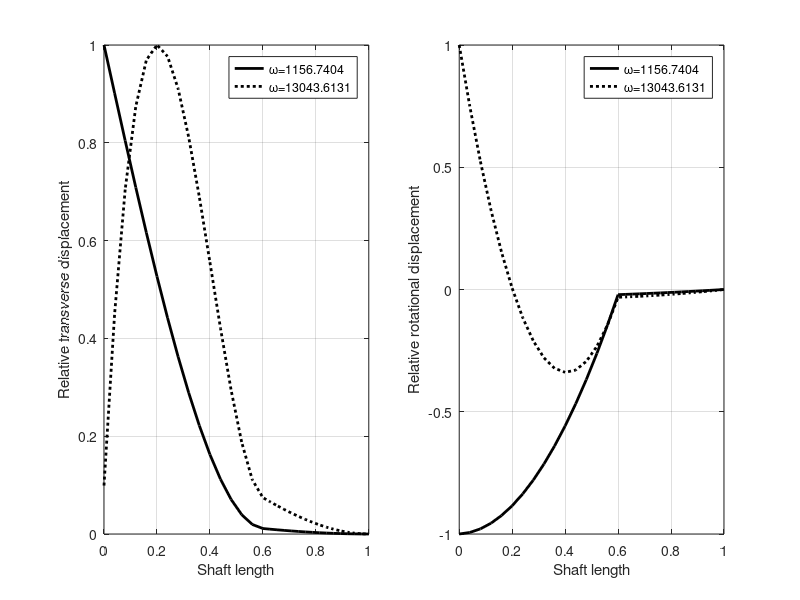

The MATLAB source for this figure:
clearvars;
clc;

%% input
E = 2.1e+11;
d = [0.1, 0.3];        %shaft dia
rho = 0;        %shaft density

md1 = 10; % in kg
Id1 = 0.04; %md1*D1^2/16; % in kg-m^2

mass = [1,   md1,   Id1];  %1st column node 2nd colum mass 3rd column Id

nele = 2;
connect = [1, 1, 2;
           2, 2, 3];   % First Column is element number
                  % Second & Third Column are Nodes (in sequence)
coord = [1, 0;       % first column node second column x coodinate
         2, 0.6;
         3, 1];
       

bc_data = [3, 1;     % First Column is Node number
           3, 2];     % Second column is prescribed local dof
                    % dof 1 for v and 2 for phi

% Mass an stifness matrix

M = zeros(2*(nele+1));
K = zeros(2*(nele+1));

for i= 1:nele
    nd1 = connect(i,2);
    nd2 = connect(i,3);
    x1  = coord(nd1,2);
    x2  = coord(nd2,2);
    l = x2-x1;
    A=pi*d(i)^2/4;
    m(:,:,i) = rho*A*l/420*[156     22*l    54      -13*l;
                            22*l    4*l^2   13*l    -3*l^2;
                            54      13*l    156     -22*l;
                            -13*l   -3*l^2  -22*l   4*l^2];
    if size(mass)>0                    
    if any(mass(:,1)==nd1)      %checking for disc at left node of element
        ii = find(mass(:,1)==nd1);
        m(1,1,i) = m(1,1,i) + mass(ii,2);
        m(2,2,i) = m(2,2,i) + mass(ii,3);
    end
    if i==nele                  % checking for disc at right side of last element
        if any(mass(:,1)==nd2)
            ii = find(mass(:,1)==nd2);
            m(3,3,i) = m(3,3,i) + mass(ii,2);
            m(4,4,i) = m(4,4,i) + mass(ii,3);
        end
    end
    end
       
    I =pi*d(i)^4/64;
   
    k(:,:,i) = E*I/l^3 *[12     6*l     -12     6*l;
                         6*l    4*l^2   -6*l    2*l^2;
                         -12    -6*l    12      -6*l;
                         6*l    2*l^2   -6*l    4*l^2];
                     
    %Assembly
   
    vec = [2*nd1-1, 2*nd1, 2*nd2-1, 2*nd2];
    M(vec,vec) = M(vec,vec)+ m(:,:,i);
    K(vec,vec) = K(vec,vec)+ k(:,:,i);
end

% imposition of boundary condition
supp_dof = [];      % dof to be suppressed.
for i = 1:size(bc_data,1)
    nd = bc_data(i,1);
    dof = bc_data(i,2);
    Gdof = 2*(nd-1)+dof;        %finding the global DOF of given BC
    supp_dof = [supp_dof , Gdof];
end

supp_dof = sort(supp_dof);


% Reducing Global matrix (Imposition of Boundary condition)
% ---------------------------------------------------------
K_red = K;
M_red = M;
for i = 1:size(supp_dof,2)
    dof = supp_dof(i);  %Getting the Global DOF of Given BC
    if (dof == 1)       %Loop for reducing global matrix
        K_red = K_red(dof+1:end, dof+1:end);
        M_red = M_red(dof+1:end, dof+1:end);
    elseif (dof == 2*(nele+1))
            K_red = K_red(1:dof-1, 1:dof-1);
            M_red = M_red(1:dof-1, 1:dof-1);
    else
        K_red = K_red([1:dof-1, dof+1:end],[1:dof-1, dof+1:end]);
        M_red = M_red([1:dof-1, dof+1:end],[1:dof-1, dof+1:end]);
    end
    if (i~=size(supp_dof,2))    %for considering the already reduced steps
        supp_dof(i+1:end) = supp_dof(i+1:end)-1;
    end
end

D = K_red\M_red;
[eig_vec,eig_val] = eig(D);
mode = [];
wnf=[];
for i=1:size(eig_val,2)
    if eig_val(i,i)~=0
        wnf = [wnf,sqrt(1/eig_val(i,i))];
        mode = [mode, eig_vec(:,i)];%/max(abs(eig_vec(:,i)))];
    end
end

for i =1:length(wnf)-1      %arranging in asceending order
    if wnf(i)>wnf(i+1)
        temp_wnf = wnf(i);
        wnf(i) = wnf(i+1);
        wnf(i+1) = temp_wnf;
        temp_mode(:,1) = mode(:,i);
        mode(:,i) = mode(:,i+1);
        mode(:,i+1) = temp_mode(:,1);
    end
end
wnf
% updating boundary condition

for i = 1:size(bc_data,1)
    nd = bc_data(i,1);
    dof = bc_data(i,2);
    Gdof = 2*(nd-1)+dof;    %Finding global DOF
    if Gdof ==1
        mode = [zeros(1,size(mode,2));mode];
    else
        mode = [mode((1:Gdof-1),:);zeros(1,size(mode,2));mode((Gdof:end),:)];
    end
end

% Post processing


for i =1:length(wnf)
    x = [];
    v=[];
    phi=[];
    for ii= 1:nele
        nd1 = connect(ii,2);
        nd2 = connect(ii,3);
        x1  = coord(nd1,2);
        x2  = coord(nd2,2);
        l = x2-x1;
        x_n =x1:(x2-x1)/15:x2;
        v_n=[];
        phi_n=[];
        eta = mode(2*nd1-1:2*nd2,i);
        for j =1:length(x_n)
            z = x_n(j)-x1;
            N(1) = 1-(3*z^2/l^2)+(2*z^3/l^3);
            N(2) = z-(2*z^2/l)+(z^3/l^2);
            N(3) = (3*z^2/l^2)-(2*z^3/l^3);          
            N(4) = -(z^2/l)+(z^3/l^2);
            v_n(j) = N*eta;
            dN(1) = (-6*z/l^2)+(6*z^2/l^3);
            dN(2) = 1-(4*z/l)+(3*z^2/l^2);
            dN(3) = (6*z/l^2)-(6*z^2/l^3);
            dN(4) = (-2*z/l)+(3*z^2/l^2);
            phi_n(j) = dN*eta;
        end
        x = [x,x_n];
        v = [v,v_n];
        phi = [phi,phi_n];
    end
    V(:,i) = v'/max(abs(v));
    phi_x(:,i)  = phi'/max(abs(phi));

end

% ploting mode shape upto 4th mode

h = figure(1);
set(gcf, 'Position', get(0,'Screensize'));
subplot(1,2,1)

if(size(V,2) < 4)
    nmode = size(V,2);
else
    nmode = 4;
end


for i = 1:nmode
    if(i ==1)
        plot(x,V(:,i), '-k', 'LineWidth', 2, 'DisplayName',['\omega=',num2str(wnf(i))]);
    elseif (i ==2)
         plot(x,V(:,i), ':k', 'LineWidth', 2, 'DisplayName',['\omega=',num2str(wnf(i))]);
    elseif (i ==3)
         plot(x,V(:,i),'-.k', 'LineWidth', 2, 'DisplayName',['\omega=',num2str(wnf(i))]);
    elseif (i ==4)
         plot(x,V(:,i), '--k', 'LineWidth', 2, 'DisplayName',['\omega=',num2str(wnf(i))]);
    else
         plot(x,V(:,i), 'DisplayName',['\omega=',num2str(wnf(i))]);
    end
         
         
    hold on;
end
grid on;
%title ('Relative Transverse displacement with shaft length','fontsize',16);
ylabel('Relative transverse displacement');
xlabel('Shaft length');
legend('show');
hold on
subplot(1,2,2)
for i = 1:nmode
    if (i == 1)
        plot(x,phi_x(:,i), '-k' , 'LineWidth', 2,'DisplayName',['\omega=',num2str(wnf(i))]);
    elseif (i == 2)
        plot(x,phi_x(:,i), ':k' , 'LineWidth', 2,'DisplayName',['\omega=',num2str(wnf(i))]);
    elseif (i == 3)
        plot(x,phi_x(:,i), '-.k' , 'LineWidth', 2,'DisplayName',['\omega=',num2str(wnf(i))]);
    elseif (i == 2)
        plot(x,phi_x(:,i), '--k' , 'LineWidth', 2,'DisplayName',['\omega=',num2str(wnf(i))]);
    else
        plot(x,phi_x(:,i), ':k' , 'LineWidth', 2,'DisplayName',['\omega=',num2str(wnf(i))]);
    end
        hold on;
end
grid on;
%title ('Relative Rotational displacement with shaft legth','fontsize',16);
ylabel('Relative rotational displacement');
xlabel('Shaft length');
legend('show');
hold on
saveas(h,'Ch8_Q24_FEM','png');

% print solution
fid = fopen('Ch8_Q24_FEM.txt','w');
fprintf(fid,'Transverse Vibration - FEM\n\n');
fprintf(fid,'Number of Elements = %d\n',nele);
fprintf(fid,'Density of Shaft = %d\n',rho);

if(nele <= 6)
for i=1:nele
    fprintf(fid,'Element-%d\n',i);
    fprintf(fid,'----------\n\n');
    fprintf(fid,'Mass Matrix [M]%d\n',i);
    for ii = 1:4
        for jj=1:4
            fprintf(fid,'%.2f\t',m(ii,jj,i));
        end
        fprintf(fid,'\n');
    end
    fprintf(fid,'\n');
    fprintf(fid,'Stiffness matrix [K]%d\n',i);
    for ii = 1:4
        for jj=1:4
            fprintf(fid,'%.2f\t',k(ii,jj,i));
        end
        fprintf(fid,'\n');
    end
    fprintf(fid,'\n');
end
fprintf(fid,'Global Mass matrix [M]\n');
for ii = 1:2*(nele+1)
    for jj=1:2*(nele+1)
        fprintf(fid,'%.2e\t',M(ii,jj));
    end
    fprintf(fid,'\n');
end
fprintf(fid,'\n');
fprintf(fid,'Global Stiffness matrix [K]\n');
for ii = 1:2*(nele+1)
    for jj=1:2*(nele+1)
        fprintf(fid,'%.2e\t',K(ii,jj));
    end
    fprintf(fid,'\n');
end
fprintf(fid,'\n');
fprintf(fid,'Global Mass matrix after applying boundary condition [M]\n');
for ii = 1:size(M_red,1)
    for jj=1:size(M_red,2)
        fprintf(fid,'%.2e\t',M_red(ii,jj));
    end
    fprintf(fid,'\n');
end
fprintf(fid,'\n');
fprintf(fid,'Global Stiffness matrix after applying boundary condition [K]\n');
for ii = 1:size(K_red,1)
    for jj=1:size(K_red,2)
        fprintf(fid,'%.2e\t',K_red(ii,jj));
    end
    fprintf(fid,'\n');
end
fprintf(fid,'\n');
fprintf(fid,'A = [K]^-1 [M]\n');
for ii = 1:size(K_red,1)
    for jj=1:size(K_red,2)
        fprintf(fid,'%.2e\t',D(ii,jj));
    end
    fprintf(fid,'\n');
end
fprintf(fid,'\n');
fprintf(fid,'Natural frequencies\n');
fprintf(fid,'%.2f\n',wnf);
fprintf(fid,'Relative transverse displacement at each node\n');
for ii= 1:2:size(mode,1)
    for jj = 1:length(wnf)
        fprintf(fid,'%.4f\t',mode(ii,jj));
    end
    fprintf(fid,'\n');
end
fprintf(fid,'Relative Rotational displacement at each node\n');
for ii= 2:2:size(mode,1)
    for jj = 1:length(wnf)
        fprintf(fid,'%.4f\t',mode(ii,jj));
    end
    fprintf(fid,'\n');
end
end
fclose(fid);